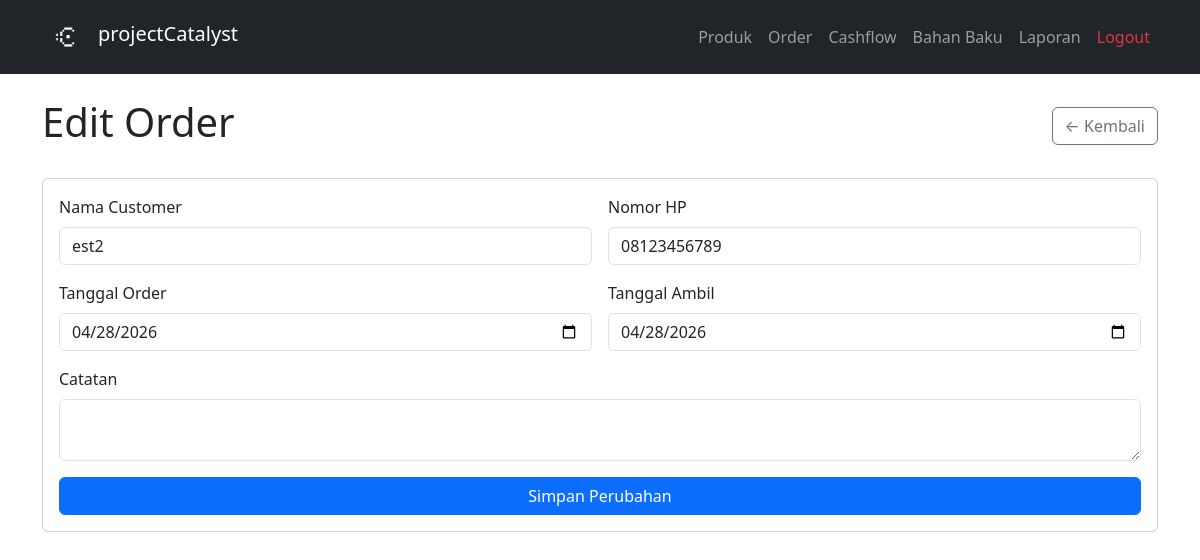
Page /orders/edit/2 (signed in) on the committed database.
### tables this page shows
CREATE TABLE orders (
    id              INTEGER PRIMARY KEY AUTOINCREMENT,
    customer_name   TEXT NOT NULL,
    customer_phone  TEXT,
    order_date      TEXT NOT NULL,
    pickup_date     TEXT,
    status          TEXT DEFAULT 'pending',
    payment_method  TEXT NOT NULL,
    payment_status  TEXT DEFAULT 'unpaid',
    notes           TEXT,
    created_at      TEXT DEFAULT CURRENT_TIMESTAMP
);

### app.py (the view, shortened to what this page needs)
@app.route('/orders/edit/<int:order_id>', methods=['GET', 'POST'])
@login_required
def edit_order_page(order_id):
    order = get_order_by_id(order_id)
    return render_template('edit_order.html', order=order)

### app.py (called while the page is built)
@login_manager.user_loader
def load_user(user_id):
    row = get_user_by_id(user_id)
    if row:
        return User(row['id'], row['username'], row['password_hash'])
    return None

### database/db.py (called while the page is built)
def get_connection():
    conn = sqlite3.connect(DB_PATH)
    conn.row_factory = sqlite3.Row
    conn.execute("PRAGMA foreign_keys = ON")
    return conn

def get_user_by_id(user_id):
    conn = get_connection()
    user = conn.execute('SELECT * FROM users WHERE id = ?', (user_id,)).fetchone()
    conn.close()
    return user

def get_order_by_id(order_id):
    conn = get_connection()
    order = conn.execute(
        "SELECT * FROM orders WHERE id = ?",
        (order_id,)
    ).fetchone()
    conn.close()
    return order

### templates/edit_order.html (shortened to what this page needs)
{% extends 'base.html' %}
{% block content %}
<div class="d-flex justify-content-between align-items-center mb-4">
    <h1>Edit Order</h1>
    <a href="/orders" class="btn btn-outline-secondary">← Kembali</a>
</div>
<div class="card">
    <div class="card-body">
        <form action="/orders/edit/{{ order['id'] }}" method="POST">
            <div class="row g-3">
                <div class="col-12 col-md-6">
                    <label class="form-label">Nama Customer</label>
                    <input type="text" name="customer_name" class="form-control"
                           value="{{ order['customer_name'] }}" required>
                </div>
                <div class="col-12 col-md-6">
                    <label class="form-label">Nomor HP</label>
                    <input type="text" name="customer_phone" class="form-control"
                           value="{{ order['customer_phone'] or '' }}">
                </div>
                <div class="col-12 col-md-6">
                    <label class="form-label">Tanggal Order</label>
                    <input type="date" name="order_date" class="form-control"
                           value="{{ order['order_date'] }}" required>
                </div>
                <div class="col-12 col-md-6">
                    <label class="form-label">Tanggal Ambil</label>
                    <input type="date" name="pickup_date" class="form-control"
                           value="{{ order['pickup_date'] or '' }}">
                </div>
                <div class="col-12">
                    <label class="form-label">Catatan</label>
                    <textarea name="notes" class="form-control" rows="2">{{ order['notes'] or '' }}</textarea>
                </div>
            </div>
            <button type="submit" class="btn btn-primary mt-3 w-100 w-md-auto">Simpan Perubahan</button>
        </form>
    </div>
</div>
{% endblock %}

### templates/base.html (style rules this page uses)
.btn { transition: all 0.2s ease; }
.card { transition: all 0.2s ease; cursor: pointer; }

### rows in the picture
orders: customer_name "est2", customer_phone "08123456789", order_date "04/28/2026", pickup_date "04/28/2026"
